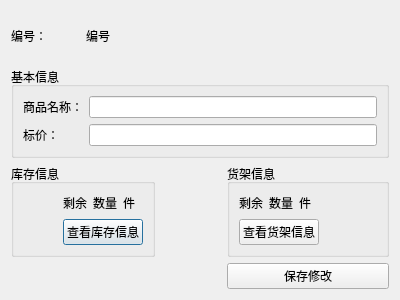
<?xml version="1.0" encoding="UTF-8"?>
<ui version="4.0">
 <class>Dialog</class>
 <widget class="QDialog" name="Dialog">
  <property name="geometry">
   <rect>
    <x>0</x>
    <y>0</y>
    <width>400</width>
    <height>300</height>
   </rect>
  </property>
  <property name="windowTitle">
   <string>Dialog</string>
  </property>
  <layout class="QGridLayout" name="gridLayout_4">
   <item row="0" column="0">
    <widget class="QLabel" name="label_7">
     <property name="text">
      <string>编号：</string>
     </property>
    </widget>
   </item>
   <item row="0" column="1">
    <widget class="QLabel" name="code">
     <property name="text">
      <string>编号</string>
     </property>
    </widget>
   </item>
   <item row="0" column="3">
    <spacer name="horizontalSpacer">
     <property name="orientation">
      <enum>Qt::Horizontal</enum>
     </property>
     <property name="sizeHint" stdset="0">
      <size>
       <width>162</width>
       <height>20</height>
      </size>
     </property>
    </spacer>
   </item>
   <item row="1" column="0" colspan="4">
    <widget class="QGroupBox" name="groupBox">
     <property name="title">
      <string>基本信息</string>
     </property>
     <layout class="QGridLayout" name="gridLayout">
      <item row="1" column="1">
       <widget class="QLineEdit" name="price"/>
      </item>
      <item row="1" column="0">
       <widget class="QLabel" name="label_2">
        <property name="text">
         <string>标价：</string>
        </property>
       </widget>
      </item>
      <item row="0" column="1">
       <widget class="QLineEdit" name="goodsName"/>
      </item>
      <item row="0" column="0">
       <widget class="QLabel" name="label">
        <property name="text">
         <string>商品名称：</string>
        </property>
       </widget>
      </item>
     </layout>
    </widget>
   </item>
   <item row="2" column="0" colspan="2">
    <widget class="QGroupBox" name="groupBox_2">
     <property name="title">
      <string>库存信息</string>
     </property>
     <layout class="QGridLayout" name="gridLayout_2">
      <item row="0" column="1">
       <widget class="QLabel" name="label_3">
        <property name="text">
         <string>剩余</string>
        </property>
       </widget>
      </item>
      <item row="1" column="1" colspan="3">
       <widget class="QPushButton" name="showStock">
        <property name="text">
         <string>查看库存信息</string>
        </property>
       </widget>
      </item>
      <item row="0" column="3">
       <widget class="QLabel" name="label_5">
        <property name="text">
         <string>件</string>
        </property>
       </widget>
      </item>
      <item row="0" column="2">
       <widget class="QLabel" name="stockNum">
        <property name="text">
         <string>数量</string>
        </property>
       </widget>
      </item>
      <item row="0" column="0">
       <spacer name="horizontalSpacer_3">
        <property name="orientation">
         <enum>Qt::Horizontal</enum>
        </property>
        <property name="sizeHint" stdset="0">
         <size>
          <width>40</width>
          <height>20</height>
         </size>
        </property>
       </spacer>
      </item>
     </layout>
    </widget>
   </item>
   <item row="2" column="2">
    <spacer name="horizontalSpacer_2">
     <property name="orientation">
      <enum>Qt::Horizontal</enum>
     </property>
     <property name="sizeHint" stdset="0">
      <size>
       <width>36</width>
       <height>20</height>
      </size>
     </property>
    </spacer>
   </item>
   <item row="2" column="3">
    <widget class="QGroupBox" name="groupBox_3">
     <property name="title">
      <string>货架信息</string>
     </property>
     <layout class="QGridLayout" name="gridLayout_3">
      <item row="0" column="2">
       <widget class="QLabel" name="label_6">
        <property name="text">
         <string>件</string>
        </property>
       </widget>
      </item>
      <item row="0" column="0">
       <widget class="QLabel" name="label_4">
        <property name="text">
         <string>剩余</string>
        </property>
       </widget>
      </item>
      <item row="1" column="0" colspan="3">
       <widget class="QPushButton" name="showShelf">
        <property name="text">
         <string>查看货架信息</string>
        </property>
       </widget>
      </item>
      <item row="0" column="1">
       <widget class="QLabel" name="shelfNum">
        <property name="text">
         <string>数量</string>
        </property>
       </widget>
      </item>
      <item row="0" column="3">
       <spacer name="horizontalSpacer_4">
        <property name="orientation">
         <enum>Qt::Horizontal</enum>
        </property>
        <property name="sizeHint" stdset="0">
         <size>
          <width>40</width>
          <height>20</height>
         </size>
        </property>
       </spacer>
      </item>
     </layout>
    </widget>
   </item>
   <item row="3" column="3">
    <widget class="QPushButton" name="save">
     <property name="text">
      <string>保存修改</string>
     </property>
    </widget>
   </item>
  </layout>
 </widget>
 <resources/>
 <connections/>
</ui>
